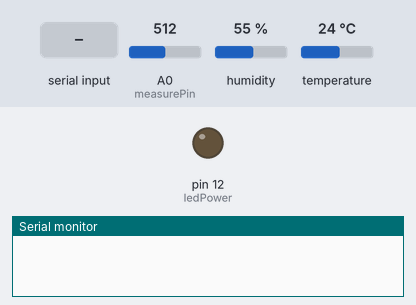
Bench run of a sketch on a simulated Arduino Uno, built with avr-gcc and run on an emulated ATmega328P. Shown: output pins drawn as LEDs (lit = HIGH), the last lines printed to the serial monitor. The inputs (shaded band) are chosen by the test bench; at power-on: A0 (measurePin) = 512, humidity 55 %, temperature 24 °C.

Above: at 1.2 s.
1.3 s: "1" received over Serial
At 1.8 s:
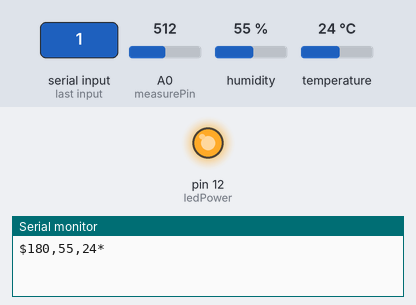
Timing chart, 0 to 4.3 s (numbered marks = the images above; inputs shaded):
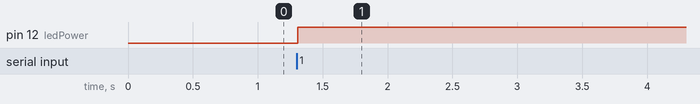

The sketch:

InData.ino
```cpp
#include <SoftwareSerial.h>
#include "DHT.h"


#define DHTPIN 2
#define DHTTYPE DHT22
int measurePin = A0;
int ledPower = 12;

int samplingTime = 280;
int deltaTime = 40;
int sleepTime = 9680;

float voMeasured = 0;
float calcVoltage = 0;
float dustDensity = 0;
 DHT dht(DHTPIN,DHTTYPE);
void setup() {
  // put your setup code here, to run once:
   Serial.begin(9600);
  pinMode(ledPower,OUTPUT);
    dht.begin();

}

void loop() {
  // put your main code here, to run repeatedly:

  if(Serial.available()){
  float h=dht.readHumidity();
  float t=dht.readTemperature();
  int a = getdust();
    char b[] = "";
    sprintf(b,"%03d",a);
    String tx="";
    tx+='$';
    tx+=b;
    tx+=',';
    tx+=(int)h;
    tx+=',';
    tx+=(int)t;
    tx+='*';
    Serial.println(tx);
    delay(3000);
/*
  Serial.print("Dust:");
  Serial.println(b);
   Serial.print("Humid:");
  Serial.println(h);
  Serial.print("Temp:");
  Serial.println(t);
  */
  }

}

int getdust(){
  digitalWrite(ledPower,LOW);
  delayMicroseconds(samplingTime);
  voMeasured = analogRead(measurePin);
  delayMicroseconds(deltaTime);
  digitalWrite(ledPower,HIGH);
  delayMicroseconds(sleepTime);
  calcVoltage = voMeasured * (3.3 / 1024);
  dustDensity = (0.17 * calcVoltage - 0.1) * 1000;
  return(dustDensity);
}
```

Measured:
- after the input at 1.3 s, pin 12 (ledPower): LOW → HIGH at once
